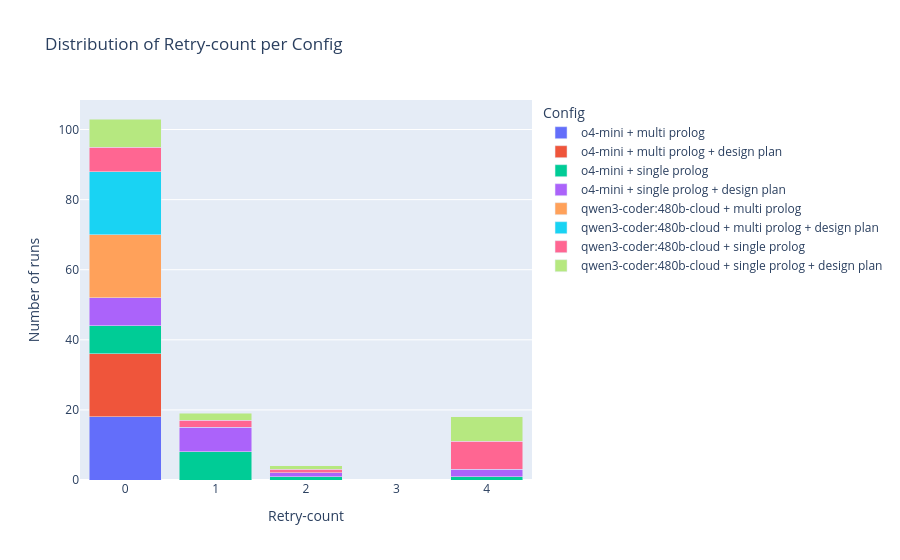

The notebook cell this image was saved under:
### Code cell
retry_df = df[df["retries"] > 0].copy()
retry_success = df[df["retries"] > 0]["success"].mean() * 100

print(f"Runs with at least 1 Retry: {len(retry_df)} ({len(retry_df)/len(df)*100:.1f}%)")
print(f"of which were successful:   {retry_success:.1f}%")
print()

retry_dist = (
    df.groupby(["config", "retries"])
    .size()
    .reset_index(name="count")
)

fig = px.bar(
    retry_dist,
    x="retries", y="count", color="config",
    barmode="stack",
    title="Distribution of Retry-count per Config",
    labels={"retries": "Retry-count", "count": "Number of runs", "config": "Config"}
)
fig.show()

### Figure 1 — Plotly figure (JSON) as saved in the notebook; plotly's stock layout.template omitted (floating-point values rounded to 4 significant figures)
{"data": [{"hovertemplate": "Config=o4-mini + multi prolog<br>Retry-count=%{x}<br>Number of runs=%{y}<extra></extra>", "legendgroup": "o4-mini + multi prolog", "marker": {"color": "#636efa", "pattern": {"shape": ""}}, "name": "o4-mini + multi prolog", "orientation": "v", "showlegend": true, "textposition": "auto", "type": "bar", "x": [0], "xaxis": "x", "y": [18], "yaxis": "y"}, {"hovertemplate": "Config=o4-mini + multi prolog + design plan<br>Retry-count=%{x}<br>Number of runs=%{y}<extra></extra>", "legendgroup": "o4-mini + multi prolog + design plan", "marker": {"color": "#EF553B", "pattern": {"shape": ""}}, "name": "o4-mini + multi prolog + design plan", "orientation": "v", "showlegend": true, "textposition": "auto", "type": "bar", "x": [0], "xaxis": "x", "y": [18], "yaxis": "y"}, {"hovertemplate": "Config=o4-mini + single prolog<br>Retry-count=%{x}<br>Number of runs=%{y}<extra></extra>", "legendgroup": "o4-mini + single prolog", "marker": {"color": "#00cc96", "pattern": {"shape": ""}}, "name": "o4-mini + single prolog", "orientation": "v", "showlegend": true, "textposition": "auto", "type": "bar", "x": [0, 1, 2, 4], "xaxis": "x", "y": [8, 8, 1, 1], "yaxis": "y"}, {"hovertemplate": "Config=o4-mini + single prolog + design plan<br>Retry-count=%{x}<br>Number of runs=%{y}<extra></extra>", "legendgroup": "o4-mini + single prolog + design plan", "marker": {"color": "#ab63fa", "pattern": {"shape": ""}}, "name": "o4-mini + single prolog + design plan", "orientation": "v", "showlegend": true, "textposition": "auto", "type": "bar", "x": [0, 1, 2, 4], "xaxis": "x", "y": [8, 7, 1, 2], "yaxis": "y"}, {"hovertemplate": "Config=qwen3-coder:480b-cloud + multi prolog<br>Retry-count=%{x}<br>Number of runs=%{y}<extra></extra>", "legendgroup": "qwen3-coder:480b-cloud + multi prolog", "marker": {"color": "#FFA15A", "pattern": {"shape": ""}}, "name": "qwen3-coder:480b-cloud + multi prolog", "orientation": "v", "showlegend": true, "textposition": "auto", "type": "bar", "x": [0], "xaxis": "x", "y": [18], "yaxis": "y"}, {"hovertemplate": "Config=qwen3-coder:480b-cloud + multi prolog + design plan<br>Retry-count=%{x}<br>Number of runs=%{y}<extra></extra>", "legendgroup": "qwen3-coder:480b-cloud + multi prolog + design plan", "marker": {"color": "#19d3f3", "pattern": {"shape": ""}}, "name": "qwen3-coder:480b-cloud + multi prolog + design plan", "orientation": "v", "showlegend": true, "textposition": "auto", "type": "bar", "x": [0], "xaxis": "x", "y": [18], "yaxis": "y"}, {"hovertemplate": "Config=qwen3-coder:480b-cloud + single prolog<br>Retry-count=%{x}<br>Number of runs=%{y}<extra></extra>", "legendgroup": "qwen3-coder:480b-cloud + single prolog", "marker": {"color": "#FF6692", "pattern": {"shape": ""}}, "name": "qwen3-coder:480b-cloud + single prolog", "orientation": "v", "showlegend": true, "textposition": "auto", "type": "bar", "x": [0, 1, 2, 4], "xaxis": "x", "y": [7, 2, 1, 8], "yaxis": "y"}, {"hovertemplate": "Config=qwen3-coder:480b-cloud + single prolog + design plan<br>Retry-count=%{x}<br>Number of runs=%{y}<extra></extra>", "legendgroup": "qwen3-coder:480b-cloud + single prolog + design plan", "marker": {"color": "#B6E880", "pattern": {"shape": ""}}, "name": "qwen3-coder:480b-cloud + single prolog + design plan", "orientation": "v", "showlegend": true, "textposition": "auto", "type": "bar", "x": [0, 1, 2, 4], "xaxis": "x", "y": [8, 2, 1, 7], "yaxis": "y"}], "layout": {"barmode": "stack", "legend": {"title": {"text": "Config"}, "tracegroupgap": 0}, "title": {"text": "Distribution of Retry-count per Config"}, "xaxis": {"anchor": "y", "domain": [0, 1], "title": {"text": "Retry-count"}}, "yaxis": {"anchor": "x", "domain": [0, 1], "title": {"text": "Number of runs"}}}}
